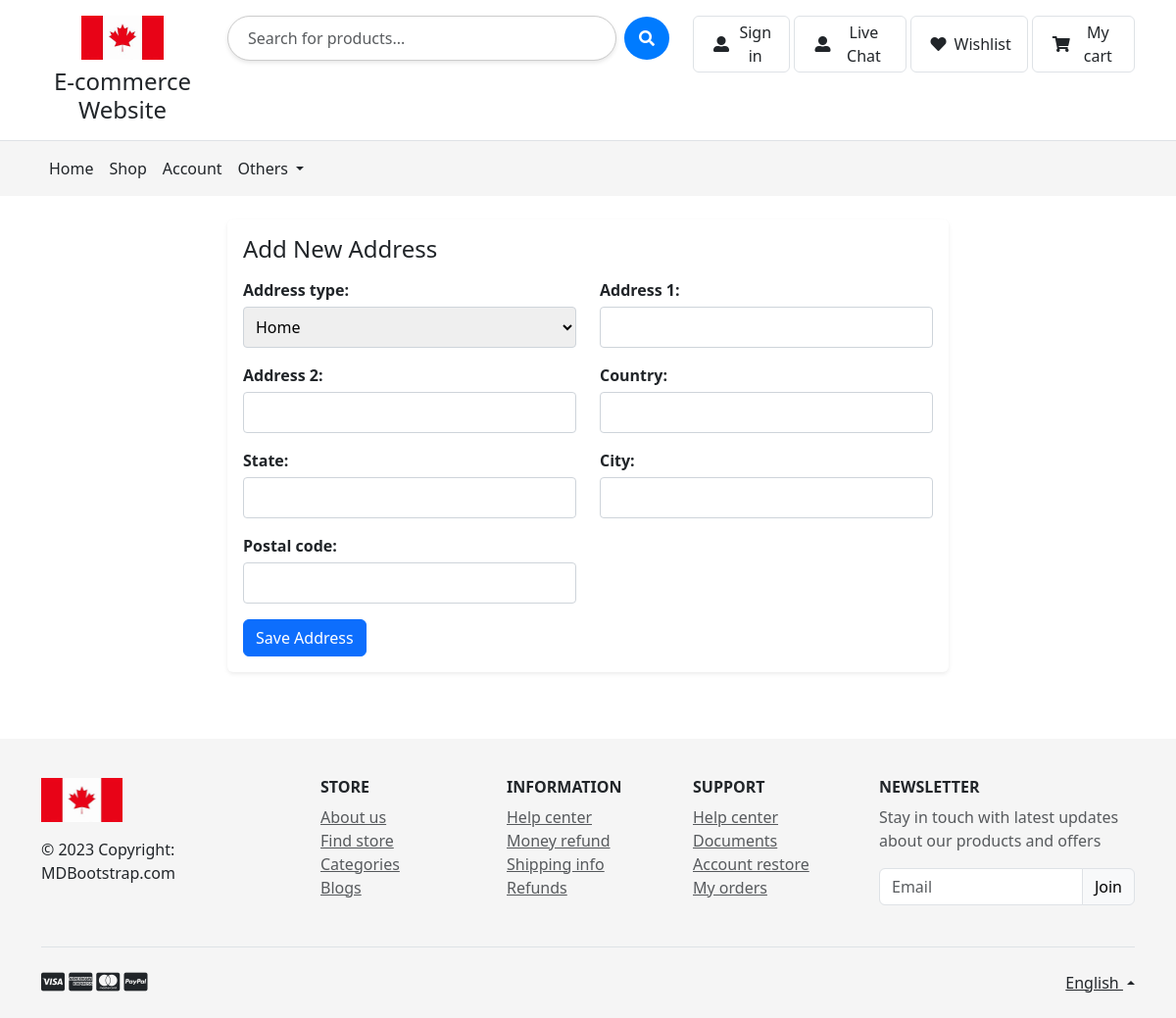
The page /add-billing-address/ on the database its author committed.
### product/models.py (models this page shows, shortened)
class SiteSetting(models.Model):
    site_title = models.CharField(max_length=255)
    logo = models.ImageField(upload_to='logos/', blank=True, null=True)
    updated_at = models.DateTimeField(auto_now=True)

### product/views.py (the view)
# urls.py: path('add-billing-address/', views.add_billing_address,
def add_billing_address(request):
    if request.method == 'POST':
        form = AddressForm(request.POST)
        if form.is_valid():
            address = form.save(commit=False)
            address.user = request.user
            address.save()
            messages.success(
                request, 'Your Billing Address is successfully Added.')
            return redirect('profile')  # Redirect to profile after saving
    else:
        form = AddressForm()
    return render(request, 'user/add_address.html', {'form': form})

### product/forms.py
class AddressForm(forms.ModelForm):
    class Meta:
        model = BillingAddress
        fields = ['address_type', 'address_1', 'address_2',
                  'country', 'state', 'city', 'postal_code',]

### product/context_processors.py (called while the page is built)
def site_settings(request):
    site_settings, created = SiteSetting.objects.get_or_create(
        defaults={'site_title': 'Medicine E-commerce Website'}
    )
    return {'site_settings': site_settings}

def cart_items_count(request):
    if request.user.is_authenticated:
        cart, _ = Cart.objects.get_or_create(user=request.user)
    else:
        session_key = request.session.session_key
        if not session_key:
            request.session.create()
            session_key = request.session.session_key
        cart, _ = Cart.objects.get_or_create(
            session_key=session_key, user=None)
    return {'cart_items_count': cart.items.count()}

### product/templates/user/add_address.html (shortened to what this page needs)
{% extends 'base.html' %}
{% block content %}
<div class="container my-4">
    <div class="row">
        <div class="col-md-8 offset-md-2">
            <div class="card shadow-sm border-0">
                <div class="card-body">
                    <h4 class="mb-3">Add New Address</h4>
                    <form method="post">
                        <div class="row">
                            {% for field in form %}
                                <div class="col-md-6 mb-3">
                                    <div class="form-group">
                                        {{ field.label_tag }}
                                        {{ field }}
                                    </div>
                                </div>
                            {% endfor %}
                        </div>
                        <button type="submit" class="btn btn-primary">Save Address</button>
                    </form>
                </div>
            </div>
        </div>
    </div>
</div>
{% endblock %}

### product/templates/base.html (shortened to what this page needs)
<!DOCTYPE html>
<html lang="en">
<head>
  <link href="https://cdn.jsdelivr.net/npm/bootstrap@5.3.0/dist/css/bootstrap.min.css" rel="stylesheet">
  <link rel="stylesheet" href="https://cdnjs.cloudflare.com/ajax/libs/font-awesome/6.0.0/css/all.min.css">
  <link rel="stylesheet" href="https://cdnjs.cloudflare.com/ajax/libs/font-awesome/5.15.4/css/all.min.css">
</head>
<body>
  <header>
    <div class="p-3 text-center bg-white border-bottom">
      <div class="container">
        <div class="row gy-3">
          <div class="col-lg-2 col-sm-4 col-4 text-center">
            <a href="#" class="d-block">
                {% if site_settings.logo %}
                    <img src="{{ site_settings.logo.url }}" alt="Site Logo" class="img-fluid mb-2" style="height: 45px;">
                {% endif %}
            </a>
            <h1 class="h4 mb-0">{{ site_settings.site_title }}</h1>
        </div>
          <div class="order-lg-last col-lg-5 col-sm-8 col-8">
            <div class="d-flex float-end">
                {% if user.is_authenticated %}
                    <a href="{% url 'logout' %}" class="me-1 border rounded py-1 px-3 nav-link d-flex align-items-center">
                        <i class="fas fa-sign-out-alt m-1 me-md-2"></i>
                        <p class="d-none d-md-block mb-0">Logout</p>
                    </a>
                {% else %}
                    <a href="{% url 'login' %}" class="me-1 border rounded py-1 px-3 nav-link d-flex align-items-center">
                        <i class="fas fa-user-alt m-1 me-md-2"></i>
                        <p class="d-none d-md-block mb-0">Sign in</p>
                    </a>
                    <a href="{% url 'user_chat_request' %}" class="me-1 border rounded py-1 px-3 nav-link d-flex align-items-center">
                      <i class="fas fa-user-alt m-1 me-md-2"></i>
                      <p class="d-none d-md-block mb-0">Live Chat</p>
                  </a>
                {% endif %}
                <a href="{% url 'wishlist_view' %}" class="me-1 border rounded py-1 px-3 nav-link d-flex align-items-center">
                    <i class="fas fa-heart m-1 me-md-2"></i>
                    <p class="d-none d-md-block mb-0">Wishlist</p>
                </a>
                <a href="{% url 'view_cart' %}" class="border rounded py-1 px-3 nav-link d-flex align-items-center position-relative">
                    <i class="fas fa-shopping-cart m-1 me-md-2"></i>
                    <p class="d-none d-md-block mb-0">My cart</p>
                </a>
            </div>
        </div>
          <div class="col-lg-5 col-md-12 col-12">
            <div class="search-container d-flex justify-content-center align-items-center">
                <input type="search" id="searchInput" class="form-control search-input" placeholder="Search for products..." />
                <button type="button" class="btn search-btn ms-2">
                    <i class="fas fa-search"></i>
                </button>
            </div>
        </div>
        </div>
      </div>
    </div>
    <nav class="navbar navbar-expand-lg navbar-light" style="background-color: #f5f5f5;">
      <div class="container">
        <div class="collapse navbar-collapse" id="navbarNav">
          <ul class="navbar-nav me-auto mb-2 mb-lg-0">
            <li class="nav-item">
              <a href="{% url 'home' %}" class="nav-link text-dark" >Home</a>
            </li>
              <a  class="nav-link text-dark" href="{% url 'product_list' %}">Shop</a>
            <li class="nav-item">
              <a class="nav-link text-dark" href="{% url 'profile' %}">Account</a>
            </li>
            <li class="nav-item dropdown">
              <a class="nav-link dropdown-toggle text-dark" href="#" id="navbarDropdown" role="button" data-bs-toggle="dropdown" aria-expanded="false">
                Others
              </a>
            </li>
          </ul>
        </div>
      </div>
    </nav>
  </header>
  <div class="mt-3 mb-5">
  {% block content %}
  {% endblock %}
</div>
  <footer class="text-center text-lg-start text-muted mt-3" style="background-color: #f5f5f5;">
    <section class="">
      <div class="container text-center text-md-start pt-4 pb-4">
        <div class="row mt-3">
          <div class="col-12 col-lg-3 col-sm-12 mb-2">
            <a href="https://mdbootstrap.com/" target="_blank" class="">
              {% if site_settings.logo %}
              <img src="{{ site_settings.logo.url }}" alt="Site Logo" class="img-fluid mb-2" style="height: 45px;">
          {% endif %}
            </a>
            <p class="mt-2 text-dark">
              © 2023 Copyright: MDBootstrap.com
            </p>
          </div>
          <div class="col-6 col-sm-4 col-lg-2">
            <h6 class="text-uppercase text-dark fw-bold mb-2">
              Store
            </h6>
            <ul class="list-unstyled mb-4">
              <li><a class="text-muted" href="#">About us</a></li>
              <li><a class="text-muted" href="#">Find store</a></li>
              <li><a class="text-muted" href="#">Categories</a></li>
              <li><a class="text-muted" href="#">Blogs</a></li>
            </ul>
          </div>
          <div class="col-6 col-sm-4 col-lg-2">
            <h6 class="text-uppercase text-dark fw-bold mb-2">
              Information
            </h6>
            <ul class="list-unstyled mb-4">
              <li><a class="text-muted" href="#">Help center</a></li>
              <li><a class="text-muted" href="#">Money refund</a></li>
              <li><a class="text-muted" href="#">Shipping info</a></li>
              <li><a class="text-muted" href="#">Refunds</a></li>
            </ul>
          </div>
          <div class="col-6 col-sm-4 col-lg-2">
            <h6 class="text-uppercase text-dark fw-bold mb-2">
              Support
            </h6>
            <ul class="list-unstyled mb-4">
              <li><a class="text-muted" href="#">Help center</a></li>
              <li><a class="text-muted" href="#">Documents</a></li>
              <li><a class="text-muted" href="#">Account restore</a></li>
              <li><a class="text-muted" href="#">My orders</a></li>
            </ul>
          </div>
          <div class="col-12 col-sm-12 col-lg-3">
            <h6 class="text-uppercase text-dark fw-bold mb-2">Newsletter</h6>
            <p class="text-muted">Stay in touch with latest updates about our products and offers</p>
            <div class="input-group mb-3">
              <input type="email" class="form-control border" placeholder="Email" aria-label="Email" aria-describedby="button-addon2" />
              <button class="btn btn-light border shadow-0" type="button" id="button-addon2" data-mdb-ripple-color="dark">
                Join
              </button>
            </div>
          </div>
        </div>
      </div>
    </section>
    <div class="">
      <div class="container">
        <div class="d-flex justify-content-between py-4 border-top">
          <div>
            <i class="fab fa-lg fa-cc-visa text-dark"></i>
            <i class="fab fa-lg fa-cc-amex text-dark"></i>
            <i class="fab fa-lg fa-cc-mastercard text-dark"></i>
            <i class="fab fa-lg fa-cc-paypal text-dark"></i>
          </div>
          <div class="dropdown dropup">
            <a class="dropdown-toggle text-dark" href="#" id="Dropdown" role="button" data-mdb-toggle="dropdown" aria-expanded="false"> English </a>
          </div>
        </div>
      </div>
    </div>
  </footer>
</body>
</html>

### product/templates/base.html (style rules this page uses)
.search-container { max-width: 600px; margin: 0 auto; }
.search-input { border-radius: 30px; box-shadow: 0 2px 4px rgba(0, 0, 0, 0.1); padding: 10px 20px; border: 1px solid #ccc; transition: border 0.3s ease; }
.search-btn { border-radius: 50%; padding: 10px 15px; background-color: #007bff; color: white; border: none; cursor: pointer; transition: background-color 0.3s ease; }
.nav-link { font-weight: 500; }

### product/templates/user/add_address.html (style rules this page uses)
.form-group label { display: block; font-weight: bold; margin-bottom: 5px; }
.form-group input, .form-group select, .form-group textarea { width: 100%; padding: 8px; border-radius: 4px; border: 1px solid #ced4da; }
.card { margin-bottom: 20px; box-shadow: 0 4px 8px rgba(0, 0, 0, 0.1); }
.d-flex.justify-content-between { align-items: center; }

### rows shown on the page
SiteSetting: logo (picture), site_title "E-commerce Website"

### other values the page prints
{{ field.label_tag }} "Address type:" "Address 1:" "Address 2:" "Country:" "State:" "City:" "Postal code:"
